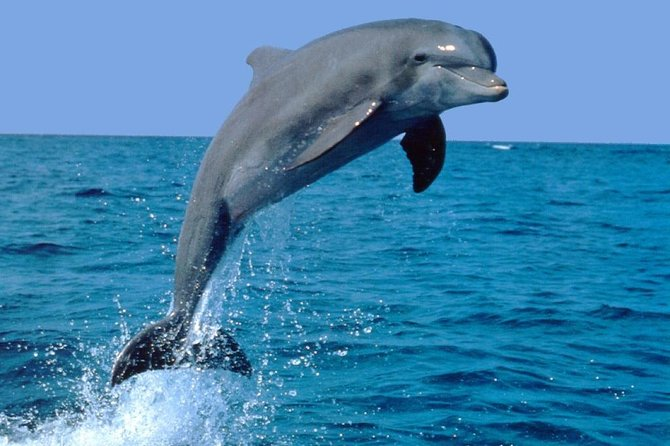
#> input picture cv_tensorflow_study08/dolphin.jpg, 670 x 446 px
$ jupyter execute --allow-errors study_cartoon_image.ipynb
#> lines starting #> are read from the running program, lines starting #| are printed output that depends on the picture; after the words box and inside, x2 and y2 are one past the last pixel; in counts of white or black regions, pixels touching at a corner belong together
## study_cartoon_image.ipynb

[cell 1]
import numpy as np
import cv2
import matplotlib.pyplot as plt
import matplotlib.image as matim
import ipywidgets as widgets

[cell 2]
img = matim.imread("dolphin.jpg")
#> img is the input picture: shape (446, 670, 3); mean R, G, B 64.7, 132.1, 174.4
#> the sliders are set to s = 100, r = 0.5
plt.imshow(img)

[cell 3]
@widgets.interact_manual(s = (0, 200, 1), r = (0, 1, 0.1))
def edgePreserve(s = 50, r = 0.5):
#> called with s = 100, r = 0.5
    edgeImg = cv2.edgePreservingFilter(img, sigma_s = s, sigma_r = r)

    plt.figure(figsize= (15, 8))
    plt.subplot(1, 2, 1)
    plt.imshow(img)
    plt.yticks([]), plt.xticks([])
    plt.title("Original Image")
    plt.subplot(1, 2, 2)
    plt.imshow(edgeImg)
    plt.title("Filter Image")
    plt.yticks([]), plt.xticks([])
    plt.show()
#> the sliders are set to s = 100, r = 0.5

[cell 4]
# Detail Enhance

@widgets.interact_manual(s = (0, 200, 1), r = (0, 1, 0.1))
def detail(s = 20, r = 0.2):
#> called with s = 100, r = 0.5
    detailImg = cv2.detailEnhance(img, sigma_s = s, sigma_r = r)
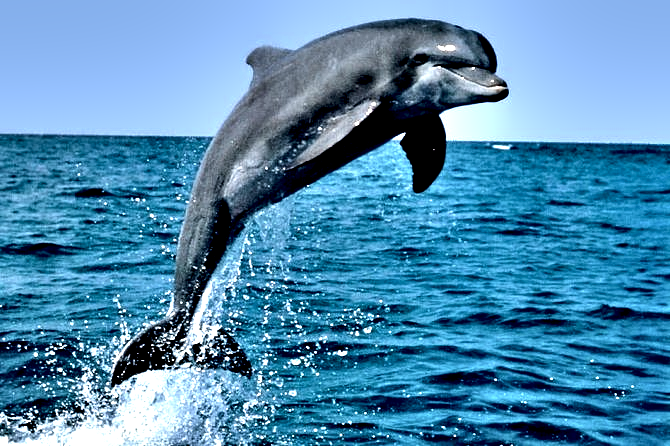
#> detailImg: shape (446, 670, 3); mean R, G, B 78.4, 138.8, 177.1

    plt.figure(figsize= (15, 8))
    plt.subplot(1, 2, 1)
    plt.imshow(img)
    plt.yticks([]), plt.xticks([])
    plt.title("Original Image")
    plt.subplot(1, 2, 2)
    plt.imshow(detailImg)
    plt.title("Detail Image")
    plt.yticks([]), plt.xticks([])
    plt.show()
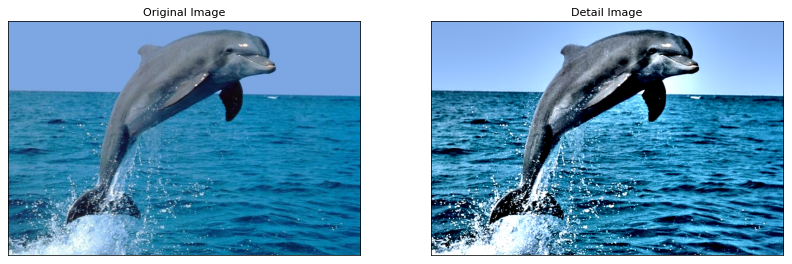
#> figure drawn by matplotlib, 2 panels

[cell 5]
def adjust_gamma(image, gamma = 1):
    invGamma = 1.0 / gamma
    table = np.array([
        ((i / 255) ** invGamma) * 255 for i in np.arange(0, 256)
    ])
    lut_img = cv2.LUT(image.astype(np.uint8), table.astype(np.uint8))
    return lut_img

[cell 6]
img = matim.imread("g1.jpg")
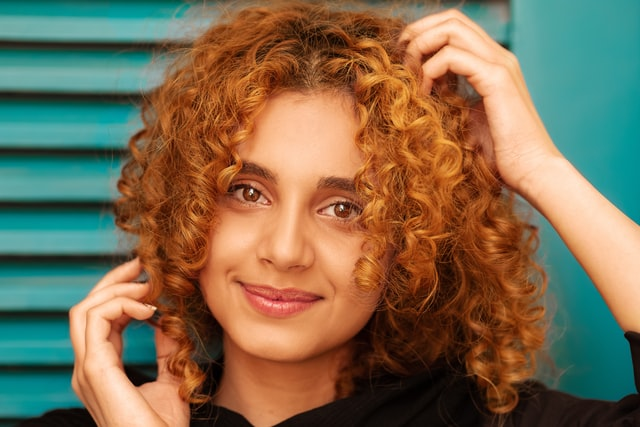
#> input picture cv_tensorflow_study08/g1.jpg, 640 x 427 px
#> img is the input picture: shape (427, 640, 3); mean R, G, B 124.1, 107.7, 81.4
#> the sliders are set to ksize = 14, sigmaX = 8, gamma = 0.5
#> in pencil_art_image, `gray = cv2.cvtColor(img, cv2.COLOR_BGR2GRAY)`:
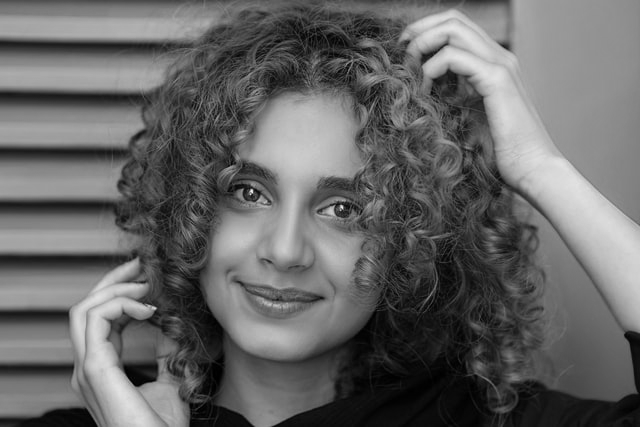
#> gray: shape (427, 640); min 0, max 240, mean 101.7

[cell 7]
# pencil sketch
ksize = 7
sigmaX = 9
gamma = 0.1
#> (the rest of this cell did not finish here and is left out)

[cell 8]
img = matim.imread("g3.jpg")
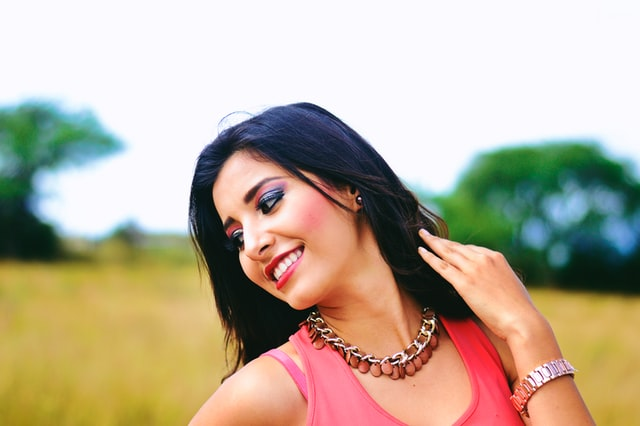
#> input picture cv_tensorflow_study08/g3.jpg, 640 x 426 px
#> img is the input picture: shape (426, 640, 3); mean R, G, B 186.5, 172.2, 151.2

[cell 9]
def edge_mask(img, ksize, block_size):
#> called with ksize = 5, block_size = 9
    gray = cv2.cvtColor(img, cv2.COLOR_BGR2GRAY)
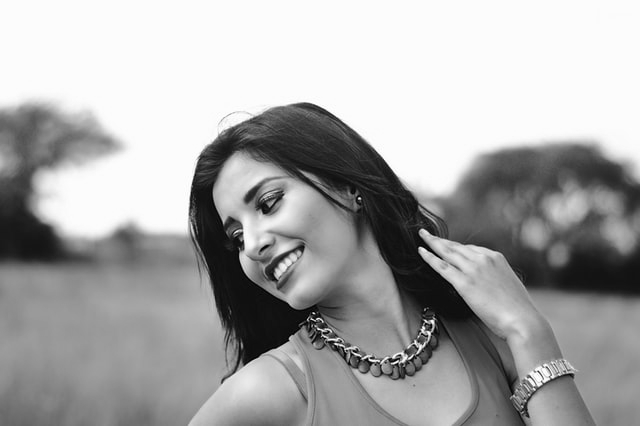
#> gray: shape (426, 640); min 0, max 255, mean 167.6
    gray_median = cv2.medianBlur(gray, ksize)
    edges = cv2.adaptiveThreshold(gray_median, 255, cv2.ADAPTIVE_THRESH_MEAN_C,
        cv2.THRESH_BINARY, block_size, ksize)
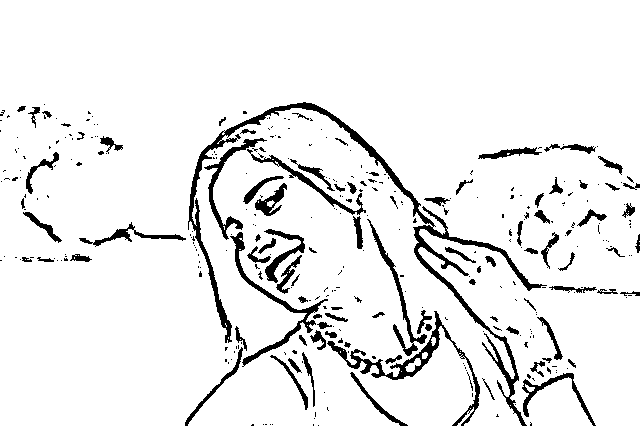
#> edges: shape (426, 640); 92.4% white; 343 black regions (249 under 20 px), largest, box (x1, y1, x2, y2) and area: (188, 102, 547, 426) 5228, (327, 311, 480, 426) 1665, (230, 232, 328, 367) 1165
    return edges

[cell 10]
edge_img = edge_mask(img, 5, 9)

[cell 11]
plt.imshow(edge_img, cmap="gray")

[cell 12]
def kmeans_cluster(img, k):
#> called with k = 6
    data = np.float32(img).reshape((-1, 3))

    criteria = (cv2.TERM_CRITERIA_EPS + cv2.TERM_CRITERIA_MAX_ITER, 20, 0.001)

    ret, label, center = cv2.kmeans(data, k, None, criteria, 5, cv2.KMEANS_RANDOM_CENTERS)
#> ret = 351449949.6; center = [[23.99, 33.28, 28.85], [63.93, 100.6, 73.35], [201.4, 151.3, 77.92], [248.6, 248.2, 253.4], [242, 171.4, 147.8], [110.8, 164, 174.4]]
    center = np.uint8(center)
#> center = [[23, 33, 28], [63, 100, 73], [201, 151, 77], [248, 248, 253], [242, 171, 147], [110, 164, 174]]
    result = center[label.flatten()]
    result = result.reshape(img.shape)
    return result

[cell 13]
cluster_img = kmeans_cluster(img, 6)

[cell 14]
plt.imshow(cluster_img)

[cell 15]
# edge mask와 k-means clustering 적용 = bilateral filter

d = 7
sigmacolor = 200 # > 100
sigmaspace = 200 # > 200
bilateral = cv2.bilateralFilter(cluster_img, d=d, sigmaColor=sigmacolor, sigmaSpace=sigmaspace)
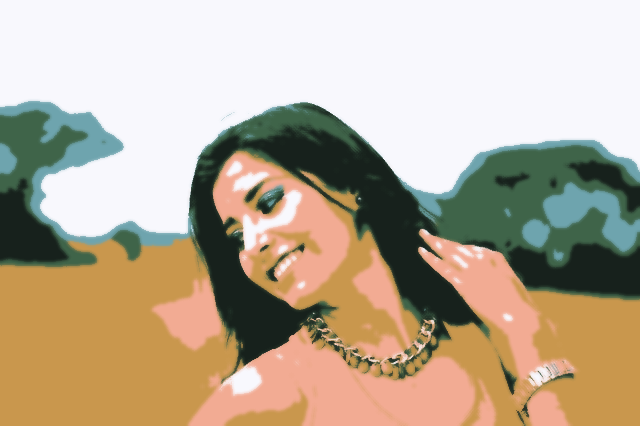
#> bilateral: shape (426, 640, 3); mean R, G, B 186.1, 171.9, 150.6
cartoon = cv2.bitwise_and(bilateral, bilateral, mask = edge_img)
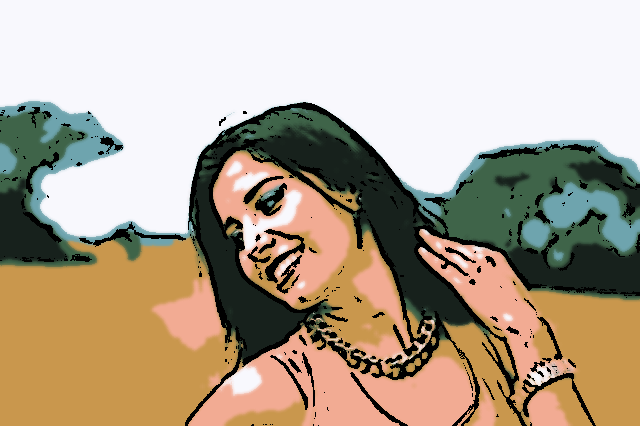
#> cartoon: shape (426, 640, 3); mean R, G, B 178.5, 164.4, 145.1
#> the sliders are set to ksize = 14, block_size = 11, k = 10, d = 10, sigmacolor = 150, sigmaspace = 150

[cell 16]
plt.imshow(cartoon)

[cell 17]
img = matim.imread("g3.jpg")

#> (a cell that did not finish here is left out)

    cluster_img = kmeans_cluster(img, k)
    bilateral = cv2.bilateralFilter(cluster_img, d=d, sigmaColor=sigmacolor, sigmaSpace=sigmaspace)
    cartoon = cv2.bitwise_and(bilateral, bilateral, mask = edge_img)

    plt.figure(figsize = (15, 8))
    plt.subplot(1, 2, 1)
    plt.yticks([]), plt.xticks([])
    plt.imshow(img)
    plt.subplot(1, 2, 2)
    plt.yticks([]), plt.xticks([])
    plt.imshow(cartoon)
    plt.show()

[cell 19]
img = matim.imread("g2.jpg")
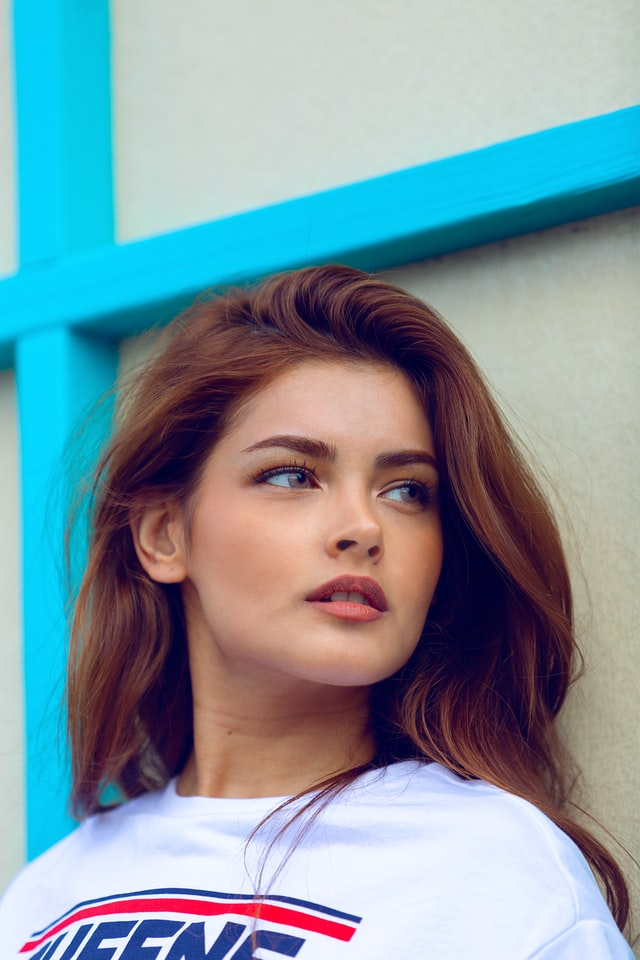
#> input picture cv_tensorflow_study08/g2.jpg, 640 x 960 px
#> img is the input picture: shape (960, 640, 3); mean R, G, B 129.2, 151.6, 160.7
